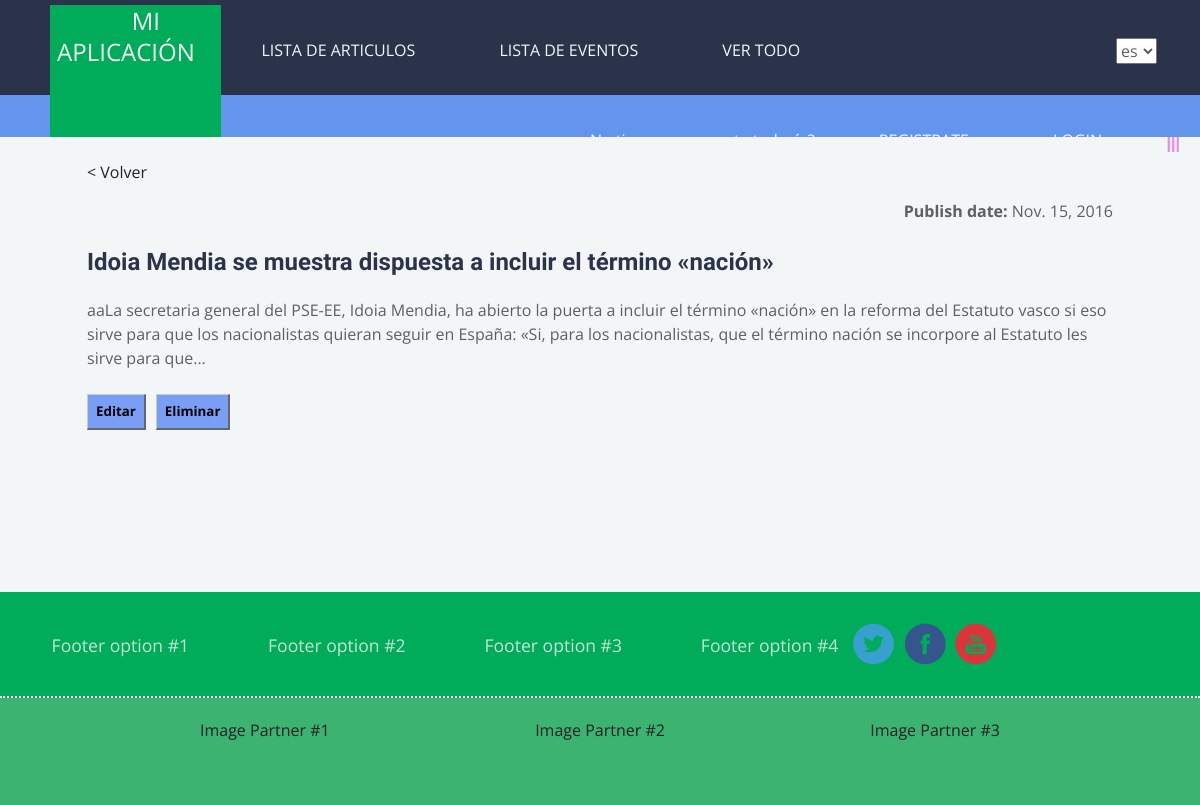
Page /myFirstApp/v1/news-item/1/ on the committed database.
### myFirstApp/models.py (models this page shows, shortened)
class BaseNews(Base):
    description = models.CharField(max_length=4000)

class NewsItem(BaseNews):
    publish_date = models.DateField(default=timezone.now)

class Base(models.Model):
    title = models.CharField(max_length=150)
    class Meta:
        abstract = True

class BaseNews(Base):
    description = models.CharField(max_length=4000)

### myFirstApp/views.py (the view)
# urls.py: url(r'^v1/news-item/(?P<pk>[0-9]+)/$', views.get_news_item_detail, name='news_item_detail'),
def get_news_item_detail(request, pk):
    news_item = get_object_or_404(NewsItem, pk=pk)
    return render(request, 'myFirstApp/news_item_detail.html', {'news_item': news_item})

### base/context_processors.py (called while the page is built)
def breadcrumbs(request):
    view_name = resolve(request.path_info).url_name
    if view_name in breadcrumbs_views:
        return {'breadcrumbs': breadcrumbs_views[view_name]}
    return {}

### myFirstApp/templates/myFirstApp/news_item_detail.html
{% extends 'base/base.html' %}
{% load i18n %}
{% load static %}
{% block extra_css %}
<link rel="stylesheet" href="{% static 'css/main.css' %}">
<link rel="stylesheet" href="{% static 'css/news.css' %}">
{% endblock extra_css %}
{% block content %}
<div class="my_style">
    <a href="{% url 'news_item_list' %}"> < {% trans "Come back" %}</a>
    <p class="date_published"> <b>Publish date:</b> {{news_item.publish_date}}</p>
    <h2>{{ news_item.title }}</h2>
    <p>{{ news_item.description }}</p>
    <a class="enlace-boton" href="{% url 'news_item_edit' pk=news_item.pk %}"> {% trans "Edit" %} </a>
    <a class="enlace-boton" href="{% url 'news_item_delete' pk=news_item.pk %}"> {% trans "Delete" %} </a>
</div>
{% endblock %}

### base/static/css/main.css (style rules this page uses)
html { font-family: sans-serif; -ms-text-size-adjust: 100%; -webkit-text-size-adjust: 100%; }
body { margin: 0; }
a { background-color: transparent; }
b, strong { font-weight: bold; }
html { font-size: 1em; }
body { color: #5d5f65; font-family: 'Open Sans', 'Helvetica', sans-serif; font-weight: 400; line-height: 1.3; }
h1, h2, h3, h4, h5, h6 { color: #2b334a; font-family: "Advent Pro"; font-weight: 600; }
p { line-height: 1.5; margin-bottom: 1.5em; }
a { color: #212226; text-decoration: none; }
html, body { min-height: 100vh; }
html { background: #2b334a; }
body { color: #5d5f65; background-color: #f3f6f7; }
body { transition: max-width 0.35s ease-out, max-height 0.35s ease-out; }

### myFirstApp/static/css/news.css (style rules this page uses)
.my_style { text-align: left; margin: 2% 5% 0% 5% }
.date_published { text-align: right; }
.enlace-boton { float: left; margin-right: 10px; font-size: 10pt; font-weight: bold; padding: 8px; background-color: #7A9DF5; color: #000000; text-decoration: none; }
.enlace-boton:link, .enlace-boton:visited { border-top: 1px solid #cccccc; border-bottom: 2px solid #666666; border-left: 1px solid #cccccc; border-right: 2px solid #666666; }

### rows in the picture
NewsItem: publish_date "Nov. 15, 2016"
BaseNews: title "Idoia Mendia se muestra dispuesta a incluir el término «nación»", description "aaLa secretaria general del PSE-EE, Idoia Mendia, ha abierto la puerta a incluir el término «nación» en la reforma del Estatuto vasco si eso sirve para que los nacionalistas quieran seguir en España: «Si, para los nacionalistas, que el término nación se incorpore al Estatuto les sirve para que..."

### other values in the picture
form field language "es"
